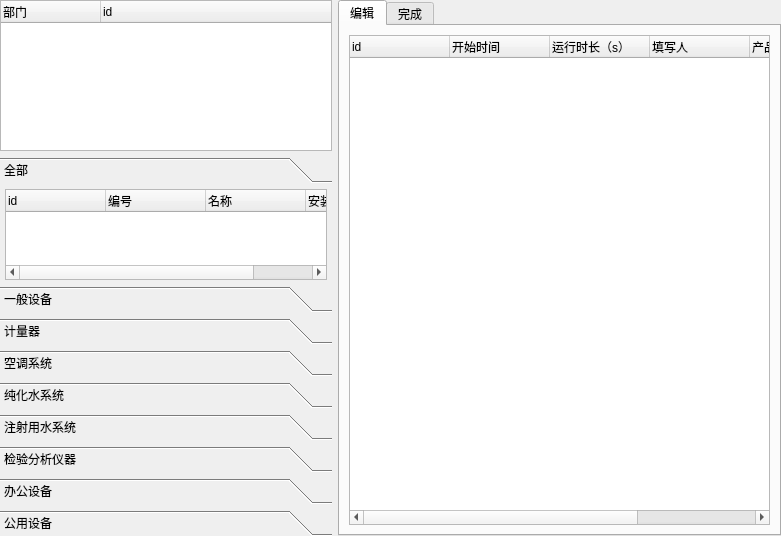
<?xml version="1.0" encoding="UTF-8"?>
<ui version="4.0">
 <class>Form</class>
 <widget class="QWidget" name="Form">
  <property name="geometry">
   <rect>
    <x>0</x>
    <y>0</y>
    <width>781</width>
    <height>536</height>
   </rect>
  </property>
  <property name="windowTitle">
   <string>Form</string>
  </property>
  <layout class="QGridLayout" name="gridLayout">
   <property name="leftMargin">
    <number>0</number>
   </property>
   <property name="topMargin">
    <number>0</number>
   </property>
   <property name="rightMargin">
    <number>0</number>
   </property>
   <property name="bottomMargin">
    <number>0</number>
   </property>
   <item row="0" column="3" rowspan="2">
    <widget class="QTabWidget" name="tabWidget">
     <property name="sizePolicy">
      <sizepolicy hsizetype="Expanding" vsizetype="Expanding">
       <horstretch>8</horstretch>
       <verstretch>0</verstretch>
      </sizepolicy>
     </property>
     <property name="tabShape">
      <enum>QTabWidget::Rounded</enum>
     </property>
     <property name="currentIndex">
      <number>0</number>
     </property>
     <widget class="QWidget" name="tab_0">
      <attribute name="title">
       <string>编辑</string>
      </attribute>
      <layout class="QGridLayout" name="gridLayout_2">
       <item row="0" column="0">
        <widget class="QTreeWidget" name="treeWidget_recordslist">
         <property name="sizePolicy">
          <sizepolicy hsizetype="Expanding" vsizetype="Expanding">
           <horstretch>0</horstretch>
           <verstretch>0</verstretch>
          </sizepolicy>
         </property>
         <property name="contextMenuPolicy">
          <enum>Qt::CustomContextMenu</enum>
         </property>
         <column>
          <property name="text">
           <string>id</string>
          </property>
         </column>
         <column>
          <property name="text">
           <string>开始时间</string>
          </property>
         </column>
         <column>
          <property name="text">
           <string>运行时长（s）</string>
          </property>
         </column>
         <column>
          <property name="text">
           <string>填写人</string>
          </property>
         </column>
         <column>
          <property name="text">
           <string>产品名称</string>
          </property>
         </column>
         <column>
          <property name="text">
           <string>产品批号</string>
          </property>
         </column>
        </widget>
       </item>
      </layout>
     </widget>
     <widget class="QWidget" name="tab_1">
      <attribute name="title">
       <string>完成</string>
      </attribute>
     </widget>
    </widget>
   </item>
   <item row="0" column="0" colspan="2">
    <widget class="QTreeWidget" name="treeWidget_deptlist">
     <property name="sizePolicy">
      <sizepolicy hsizetype="Expanding" vsizetype="Expanding">
       <horstretch>3</horstretch>
       <verstretch>2</verstretch>
      </sizepolicy>
     </property>
     <column>
      <property name="text">
       <string>部门</string>
      </property>
     </column>
     <column>
      <property name="text">
       <string>id</string>
      </property>
     </column>
    </widget>
   </item>
   <item row="1" column="0" colspan="2">
    <widget class="QToolBox" name="toolBox">
     <property name="sizePolicy">
      <sizepolicy hsizetype="Preferred" vsizetype="Preferred">
       <horstretch>0</horstretch>
       <verstretch>5</verstretch>
      </sizepolicy>
     </property>
     <property name="currentIndex">
      <number>0</number>
     </property>
     <widget class="QWidget" name="page_0">
      <property name="geometry">
       <rect>
        <x>0</x>
        <y>0</y>
        <width>305</width>
        <height>107</height>
       </rect>
      </property>
      <attribute name="label">
       <string>全部</string>
      </attribute>
      <layout class="QGridLayout" name="gridLayout_3">
       <property name="leftMargin">
        <number>5</number>
       </property>
       <property name="topMargin">
        <number>0</number>
       </property>
       <property name="rightMargin">
        <number>5</number>
       </property>
       <property name="bottomMargin">
        <number>0</number>
       </property>
       <item row="0" column="0">
        <widget class="QTreeWidget" name="treeWidget_equuiplist">
         <property name="sizePolicy">
          <sizepolicy hsizetype="Expanding" vsizetype="Expanding">
           <horstretch>0</horstretch>
           <verstretch>0</verstretch>
          </sizepolicy>
         </property>
         <property name="contextMenuPolicy">
          <enum>Qt::CustomContextMenu</enum>
         </property>
         <column>
          <property name="text">
           <string>id</string>
          </property>
         </column>
         <column>
          <property name="text">
           <string>编号</string>
          </property>
         </column>
         <column>
          <property name="text">
           <string>名称</string>
          </property>
         </column>
         <column>
          <property name="text">
           <string>安装位置</string>
          </property>
         </column>
        </widget>
       </item>
      </layout>
     </widget>
     <widget class="QWidget" name="page_1">
      <attribute name="label">
       <string>一般设备</string>
      </attribute>
     </widget>
     <widget class="QWidget" name="page_2">
      <attribute name="label">
       <string>计量器</string>
      </attribute>
     </widget>
     <widget class="QWidget" name="page_3">
      <attribute name="label">
       <string>空调系统</string>
      </attribute>
     </widget>
     <widget class="QWidget" name="page_4">
      <attribute name="label">
       <string>纯化水系统</string>
      </attribute>
     </widget>
     <widget class="QWidget" name="page_5">
      <attribute name="label">
       <string>注射用水系统</string>
      </attribute>
     </widget>
     <widget class="QWidget" name="page_6">
      <attribute name="label">
       <string>检验分析仪器</string>
      </attribute>
     </widget>
     <widget class="QWidget" name="page_7">
      <attribute name="label">
       <string>办公设备</string>
      </attribute>
     </widget>
     <widget class="QWidget" name="page_8">
      <property name="geometry">
       <rect>
        <x>0</x>
        <y>0</y>
        <width>331</width>
        <height>105</height>
       </rect>
      </property>
      <attribute name="label">
       <string>公用设备</string>
      </attribute>
     </widget>
    </widget>
   </item>
  </layout>
 </widget>
 <resources/>
 <connections/>
</ui>
